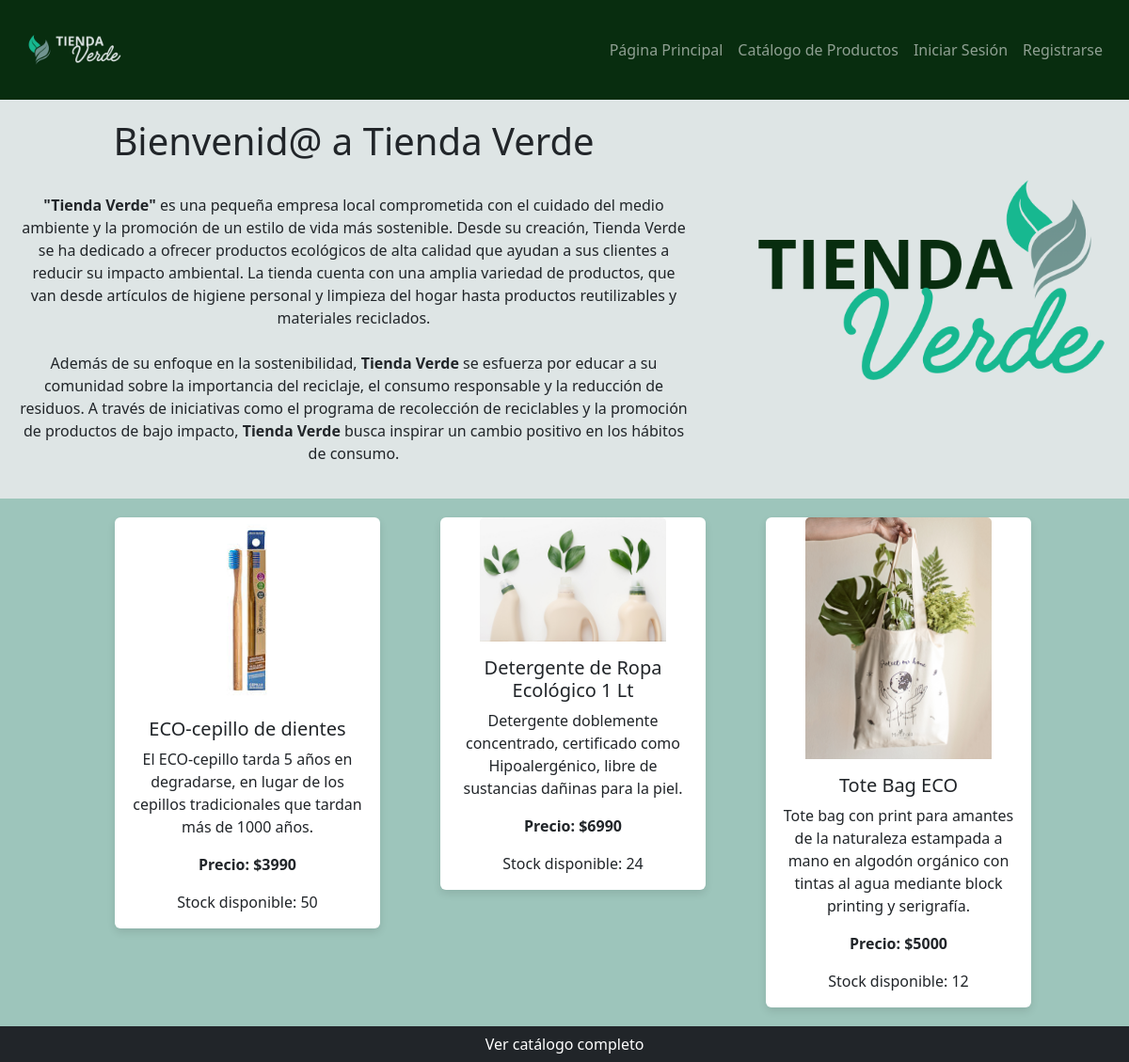
The page / on the database its author committed.
### inventario/models.py (models this page shows, shortened)
class Producto(models.Model):
    nombre = models.CharField(max_length=255) # Nombre del producto.
    descripcion = models.TextField() # Breve descripción del producto.
    precio = models.IntegerField() # Precio del producto con dos decimales.
    stock = models.IntegerField() # Cantidad de este producto en inventario.
    categoria = models.CharField(max_length=100) # Categoría del producto (por ejemplo, "limpieza del hogar", "higiege personal").
    imagen = models.ImageField(upload_to='img/productos/', null=True, blank=True) # Campo para cargar la imagen del producto.

### inventario/views.py (the view)
# urls.py: path('',views.pag_principal, name='pag_principal'),
def pag_principal(request):
    productos = Producto.objects.all()  # Obtener todos los productos
    return render(request, 'pag_principal.html', {'productos': productos})

### inventario/templates/pag_principal.html (shortened to what this page needs)
{% extends 'base.html' %}
{% block content %}
<div id="intro" class="container-fluid">
    <div class="row">
        <div class="col margen">
            <h1 class="text-center">Bienvenid@ a Tienda Verde</h1>
            <br>
            <p><strong>"Tienda Verde"</strong> es una pequeña empresa local comprometida con el cuidado del
                medio ambiente y la
                promoción de un estilo de vida más sostenible. Desde su creación, Tienda Verde se ha dedicado
                a ofrecer productos ecológicos de alta calidad que ayudan a sus clientes a reducir su impacto
                ambiental. La tienda cuenta con una amplia variedad de productos, que van desde artículos de
                higiene personal y limpieza del hogar hasta productos reutilizables y materiales reciclados.
                <br><br>
                Además de su enfoque en la sostenibilidad, <strong>Tienda Verde</strong> se esfuerza por educar
                a su comunidad sobre la importancia del reciclaje, el consumo
                responsable y la reducción de residuos. A través de iniciativas como el programa de recolección
                de reciclables y la promoción de productos de bajo impacto, <strong>Tienda Verde</strong> busca
                inspirar un cambio positivo en los hábitos de consumo.
        </div>
        <div class="col-4 margen">
            <img src="static/img/logocuadrado2.png" class="img-fluid objectfit1" alt="logo de Tienda Verde en modo cuadrado y colores claros">
        </div>
    </div>
</div>
<div id="galeria" class="container-fluid">
    <div class="row">
        <div class="col-1"><br></div>
        {% for producto in productos|slice:":3" %}
            <div class="col-md-3 margen">
                <div class="card">
                    <img src="{{ producto.imagen.url }}" class="card-img-top" alt="{{ producto.nombre }}" style="width:70%">
                    <div class="card-body">
                        <h5 class="card-title">{{ producto.nombre }}</h5>
                        <p class="card-text">{{ producto.descripcion }}</p>
                        <p class="card-text"><strong>Precio: ${{ producto.precio }}</strong></p>
                        <p class="card-text">Stock disponible: {{ producto.stock }}</p>
                    </div>
                </div>
            </div>
        {% endfor %}
    </div>
    <div class="row">
        <a class="btn btn-dark col-12" href="catalogo/" role="button">Ver catálogo completo</a>
    </div>
</div>
{% endblock %}

### inventario/templates/base.html (shortened to what this page needs)
{% load static %}
<!DOCTYPE html>
<html lang="en">
<head>
    <link rel="stylesheet" href="{% static 'css/bootstrap.css' %}">
    <link rel="stylesheet" href="{% static 'css/estilos.css' %}">
</head>
<body>
    <nav id="menu" class="navbar navbar-expand-lg navbar-dark">
        <div class="container-fluid margen">
            <a class="navbar-brand" href="{% url 'pag_principal' %}">
                <img id="logo" src="{% static 'img/logo.png' %}" alt="logo de Tienda Verde" class="img-fluid" style="width: 120px;">
            </a>
            <div class="collapse navbar-collapse" id="navbarNav">
                <ul class="navbar-nav ms-auto">
                    <li class="nav-item">
                        <a class="nav-link" href="{% url 'pag_principal' %}">Página Principal</a>
                    </li>
                    <li class="nav-item">
                        <a class="nav-link" href="{% url 'lista_productos' %}">Catálogo de Productos</a>
                    </li>
                    {% if user.is_authenticated %}
                        <li class="nav-item">
                            <a class="nav-link" href="{% url 'cerrar_sesion' %}">Cerrar Sesión</a>
                        </li>
                        <a class="navbar-brand" href="{% url 'ver_carrito' %}">
                            <img src="{% static 'img/image.png' %}" alt="carrito de compras" class="img-fluid" style="width: 40px;">
                        </a>
                    {% else %}
                        <li class="nav-item">
                            <a class="nav-link" href="{% url 'login' %}">Iniciar Sesión</a>
                        </li>
                        <li class="nav-item">
                            <a class="nav-link" href="{% url 'registro' %}">Registrarse</a>
                        </li>
                    {% endif %}
                </ul>
            </div>
        </div>
    </nav>
    {% block content %}
    {% endblock %}
</body>
</html>

### inventario/static/css/estilos.css (style rules this page uses)
.container-fluid { padding: 0; margin: 0; }
.container-fluid { text-align: center; }
.margen { margin: 20px; }
#menu { background-color: #082D0F; }
#intro { background-color: #DEE5E5; display: flex; justify-content: center; align-items: center; }
#galeria { background-color: #9DC5BB; }
.card { border: none; box-shadow: 0 4px 8px rgba(0, 0, 0, 0.1); transition: transform 0.2s; display: flex; justify-content: center; align-items: center; }

### rows shown on the page
Producto: imagen (picture), nombre "ECO-cepillo de dientes", descripcion "El ECO-cepillo tarda 5 años en degradarse, en lugar de los cepillos tradicionales que tardan más de 1000 años.", precio "3990", stock "50"
Producto: imagen (picture), nombre "Detergente de Ropa Ecológico 1 Lt", descripcion "Detergente doblemente concentrado, certificado como Hipoalergénico, libre de sustancias dañinas para la piel.", precio "6990", stock "24"
Producto: imagen (picture), nombre "Tote Bag ECO", descripcion "Tote bag con print para amantes de la naturaleza estampada a mano en algodón orgánico con tintas al agua mediante block printing y serigrafía.", precio "5000", stock "12"
